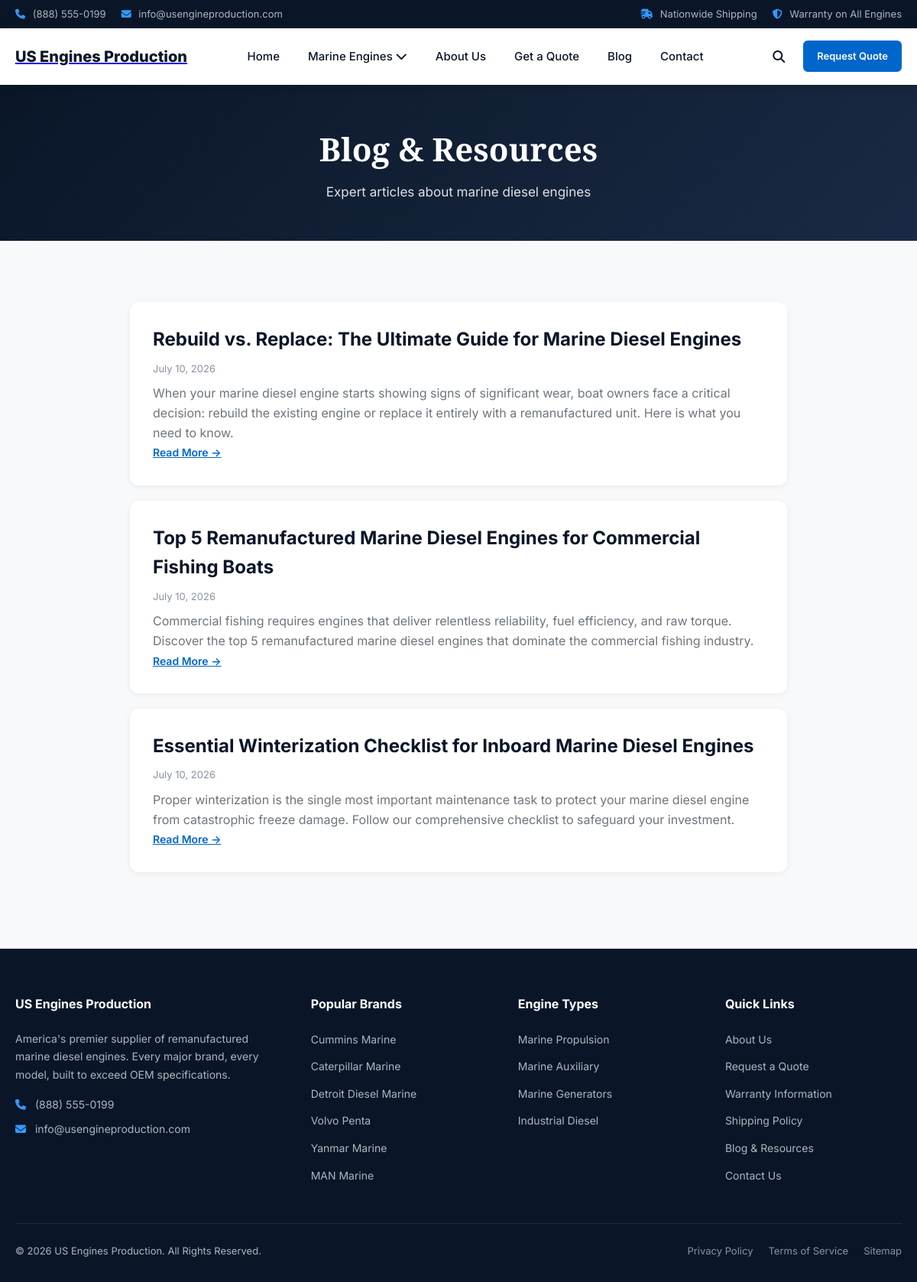
Screenshot of /blog.php with the database file from the repository.
### tables this page shows
CREATE TABLE IF NOT EXISTS site_settings (
    id INT AUTO_INCREMENT PRIMARY KEY,
    setting_key VARCHAR(100) NOT NULL UNIQUE,
    setting_value TEXT,
    setting_type ENUM('text','textarea','image','boolean','number') DEFAULT 'text',
    setting_group VARCHAR(50) DEFAULT 'general',
    updated_at TIMESTAMP DEFAULT CURRENT_TIMESTAMP ON UPDATE CURRENT_TIMESTAMP
);

CREATE TABLE IF NOT EXISTS blog_posts (
    id INT AUTO_INCREMENT PRIMARY KEY,
    title VARCHAR(255) NOT NULL,
    slug VARCHAR(280) NOT NULL UNIQUE,
    content LONGTEXT,
    excerpt TEXT,
    featured_image VARCHAR(255),
    author_id INT,
    status ENUM('draft','published','archived') DEFAULT 'draft',
    meta_title VARCHAR(160),
    meta_description VARCHAR(320),
    views INT DEFAULT 0,
    published_at TIMESTAMP NULL,
    created_at TIMESTAMP DEFAULT CURRENT_TIMESTAMP,
    updated_at TIMESTAMP DEFAULT CURRENT_TIMESTAMP ON UPDATE CURRENT_TIMESTAMP,
    FOREIGN KEY (author_id) REFERENCES admin_users(id) ON DELETE SET NULL
);

### includes/config.php (called while the page is built, shortened)
<?php
$maxRetries = 10;
$retryDelay = 3;
$pdo = null;
for ($i = 0; $i < $maxRetries; $i++) {
    try {
        $pdo = new PDO(
            "mysql:host=" . DB_HOST . ";dbname=" . DB_NAME . ";charset=utf8mb4",
            DB_USER,
            DB_PASS,
            [
                PDO::ATTR_ERRMODE => PDO::ERRMODE_EXCEPTION,
                PDO::ATTR_DEFAULT_FETCH_MODE => PDO::FETCH_ASSOC,
                PDO::ATTR_EMULATE_PREPARES => false
            ]
        );
        break;
    } catch (PDOException $e) {
        if ($i === $maxRetries - 1) {
            die("Database connection failed: " . $e->getMessage());
        }
        sleep($retryDelay);
    }
}
function sanitize($input) {
    return htmlspecialchars(trim($input), ENT_QUOTES, 'UTF-8');
}
function getSetting($key) {
    global $pdo;
    $stmt = $pdo->prepare("SELECT setting_value FROM site_settings WHERE setting_key = ?");
    $stmt->execute([$key]);
    $result = $stmt->fetch();
    return $result ? $result['setting_value'] : '';
}

### blog.php (the view, shortened to what this page needs)
<?php
require_once __DIR__ . '/includes/config.php';
$posts = $pdo->query("SELECT * FROM blog_posts WHERE status = 'published' ORDER BY published_at DESC")->fetchAll();
?>
<!DOCTYPE html>
<html lang="en">
<head>
    <link rel="stylesheet" href="https://cdnjs.cloudflare.com/ajax/libs/font-awesome/6.5.1/css/all.min.css">
    <link rel="stylesheet" href="<?= SITE_URL ?>/assets/css/style.css">
</head>
<body>
    <?php include __DIR__ . '/templates/header.php'; ?>
    <div class="page-header"><div class="container"><h1>Blog & Resources</h1><p>Expert articles about marine diesel engines</p></div></div>
    <section class="section">
        <div class="container" style="max-width:900px;">
            <?php if(empty($posts)): ?>
            <p style="text-align:center;color:var(--gray-600);padding:40px;">Blog posts coming soon. Check back for expert marine diesel engine articles and resources.</p>
            <?php else: ?>
            <?php foreach($posts as $post): ?>
            <article style="background:white;padding:30px;border-radius:12px;margin-bottom:20px;box-shadow:0 2px 8px rgba(0,0,0,0.06);">
                <h2 style="margin-bottom:8px;"><a href="<?= SITE_URL ?>/blog-post.php?slug=<?= $post['slug'] ?>" style="text-decoration:none;color:var(--dark);"><?= sanitize($post['title']) ?></a></h2>
                <p style="color:var(--gray-500);font-size:13px;margin-bottom:10px;"><?= date('F j, Y', strtotime($post['published_at'])) ?></p>
                <p style="color:var(--gray-600);"><?= sanitize($post['excerpt']) ?></p>
                <a href="<?= SITE_URL ?>/blog-post.php?slug=<?= $post['slug'] ?>" style="color:var(--primary);font-weight:600;font-size:14px;">Read More →</a>
            </article>
            <?php endforeach; ?>
            <?php endif; ?>
        </div>
    </section>
    <?php include __DIR__ . '/templates/footer.php'; ?>
</body>
</html>

### templates/header.php (shortened to what this page needs)
<div class="top-bar">
    <div class="container">
        <div class="top-bar-content">
            <div class="top-bar-left">
                <span><i class="fas fa-phone"></i> <?= getSetting('site_phone') ?: '(888) 555-0199' ?></span>
                <span><i class="fas fa-envelope"></i> <?= getSetting('site_email') ?: 'info@usengineproduction.com' ?></span>
            </div>
            <div class="top-bar-right">
                <span><i class="fas fa-shipping-fast"></i> Nationwide Shipping</span>
                <span><i class="fas fa-shield-alt"></i> Warranty on All Engines</span>
            </div>
        </div>
    </div>
</div>
<header class="main-header">
    <div class="container">
        <div class="header-content">
            <a href="<?= SITE_URL ?>/" class="logo">
                <span class="logo-text" style="display:none;">US Engines Production</span>
            </a>
            <nav class="main-nav" id="mainNav">
                <a href="<?= SITE_URL ?>/">Home</a>
                <div class="nav-dropdown">
                    <a href="<?= SITE_URL ?>/products.php">Marine Engines <i class="fas fa-chevron-down"></i></a>
                </div>
                <a href="<?= SITE_URL ?>/about.php">About Us</a>
                <a href="<?= SITE_URL ?>/quote.php">Get a Quote</a>
                <a href="<?= SITE_URL ?>/blog.php">Blog</a>
                <a href="<?= SITE_URL ?>/contact.php">Contact</a>
            </nav>
            <div class="header-actions">
                <a href="<?= SITE_URL ?>/search.php" class="header-search"><i class="fas fa-search"></i></a>
                <a href="<?= SITE_URL ?>/quote.php" class="btn btn-primary btn-sm">Request Quote</a>
            </div>
        </div>
    </div>
</header>

### templates/footer.php (shortened to what this page needs)
<footer class="main-footer">
    <div class="container">
        <div class="footer-grid">
            <div class="footer-col">
                <h4>US Engines Production</h4>
                <p>America's premier supplier of remanufactured marine diesel engines. Every major brand, every model, built to exceed OEM specifications.</p>
                <div class="footer-contact">
                    <p><i class="fas fa-phone"></i> <?= getSetting('site_phone') ?: '(888) 555-0199' ?></p>
                    <p><i class="fas fa-envelope"></i> <?= getSetting('site_email') ?: 'info@usengineproduction.com' ?></p>
                </div>
            </div>
            <div class="footer-col">
                <h4>Popular Brands</h4>
                <ul>
                    <li><a href="<?= SITE_URL ?>/category.php?slug=cummins">Cummins Marine</a></li>
                    <li><a href="<?= SITE_URL ?>/category.php?slug=caterpillar">Caterpillar Marine</a></li>
                    <li><a href="<?= SITE_URL ?>/category.php?slug=detroit-diesel">Detroit Diesel Marine</a></li>
                    <li><a href="<?= SITE_URL ?>/category.php?slug=volvo-penta">Volvo Penta</a></li>
                    <li><a href="<?= SITE_URL ?>/category.php?slug=yanmar">Yanmar Marine</a></li>
                    <li><a href="<?= SITE_URL ?>/category.php?slug=man">MAN Marine</a></li>
                </ul>
            </div>
            <div class="footer-col">
                <h4>Engine Types</h4>
                <ul>
                    <li><a href="<?= SITE_URL ?>/products.php?type=marine_propulsion">Marine Propulsion</a></li>
                    <li><a href="<?= SITE_URL ?>/products.php?type=marine_auxiliary">Marine Auxiliary</a></li>
                    <li><a href="<?= SITE_URL ?>/products.php?type=marine_generator">Marine Generators</a></li>
                    <li><a href="<?= SITE_URL ?>/products.php?type=industrial">Industrial Diesel</a></li>
                </ul>
            </div>
            <div class="footer-col">
                <h4>Quick Links</h4>
                <ul>
                    <li><a href="<?= SITE_URL ?>/about.php">About Us</a></li>
                    <li><a href="<?= SITE_URL ?>/quote.php">Request a Quote</a></li>
                    <li><a href="<?= SITE_URL ?>/warranty.php">Warranty Information</a></li>
                    <li><a href="<?= SITE_URL ?>/shipping.php">Shipping Policy</a></li>
                    <li><a href="<?= SITE_URL ?>/blog.php">Blog & Resources</a></li>
                    <li><a href="<?= SITE_URL ?>/contact.php">Contact Us</a></li>
                </ul>
            </div>
        </div>
        <div class="footer-bottom">
            <p><?= getSetting('footer_text') ?: '© 2026 US Engines Production. All Rights Reserved.' ?></p>
            <div class="footer-links">
                <a href="<?= SITE_URL ?>/privacy.php">Privacy Policy</a>
                <a href="<?= SITE_URL ?>/terms.php">Terms of Service</a>
                <a href="<?= SITE_URL ?>/sitemap.php">Sitemap</a>
            </div>
        </div>
    </div>
</footer>

### assets/css/style.css (style rules this page uses)
:root { --primary: #0066CC; --primary-dark: #004C99; --primary-light: #3399FF; --secondary: #FF6B00; --secondary-dark: #CC5500; --dark: #0A1628; --dark-light: #1A2A44; --dark-medium: #243447; --gray-900: #1a1a2e; --gray-800: #2d2d44; --gray-700: #3d3d5c; --gray-600: #6c757d; --gray-500: #8892a4; --gray-400: #adb5bd; --gray-300: #dee2e6; --gray-200: #e9ecef; --gray-100: #f8f9fa; --white: #ffffff; --success: #28a745; --warning: #ffc107; --danger: #dc3545; --font-primary: 'Inter', -apple-system, BlinkMacSystemFont, sans-serif; --font-heading: 'Playfair Display', Georgia, serif; --shadow-sm: 0 2px 4px rgba(0,0,0,0.1); --shadow-md: 0 4px 12px rgba(0,0,0,0.15); --shadow-lg: 0 8px 30px rgba(0,0,0,0.2); --shadow-xl: 0 20px 60px rgba(0,0,0,0.3); --radius-sm: 6px; --radius-md: 10px; --radius-lg: 16px; --radius-xl: 24px; --transition: all 0.3s ease; }
* { margin: 0; padding: 0; box-sizing: border-box; }
html { scroll-behavior: smooth; }
body { font-family: var(--font-primary); background: var(--gray-100); color: var(--dark); line-height: 1.6; -webkit-font-smoothing: antialiased; }
.container { max-width: 1320px; margin: 0 auto; padding: 0 20px; }
.top-bar { background: var(--dark); color: var(--gray-400); padding: 8px 0; font-size: 13px; }
.top-bar-content { display: flex; justify-content: space-between; align-items: center; flex-wrap: wrap; gap: 10px; }
.top-bar-left, .top-bar-right { display: flex; gap: 20px; align-items: center; }
.top-bar span i { margin-right: 6px; color: var(--primary-light); }
.main-header { background: var(--white); padding: 15px 0; position: sticky; top: 0; z-index: 1000; box-shadow: var(--shadow-md); }
.header-content { display: flex; align-items: center; justify-content: space-between; gap: 30px; }
.logo-text { font-size: 20px; font-weight: 800; color: var(--dark); text-decoration: none; }
.main-nav { display: flex; align-items: center; gap: 5px; }
.main-nav a { text-decoration: none; color: var(--dark); font-weight: 500; padding: 10px 16px; border-radius: var(--radius-sm); transition: var(--transition); font-size: 15px; }
.nav-dropdown { position: relative; }
.header-actions { display: flex; align-items: center; gap: 12px; }
.header-search { width: 40px; height: 40px; display: flex; align-items: center; justify-content: center; border-radius: 50%; color: var(--dark); text-decoration: none; transition: var(--transition); }
.btn { display: inline-flex; align-items: center; justify-content: center; gap: 8px; padding: 12px 24px; border-radius: var(--radius-sm); font-weight: 600; font-size: 15px; text-decoration: none; border: 2px solid transparent; cursor: pointer; transition: var(--transition); white-space: nowrap; }
.btn-primary { background: var(--primary); color: var(--white); border-color: var(--primary); }
.btn-sm { padding: 8px 16px; font-size: 13px; }
.section { padding: 80px 0; }
.main-footer { background: var(--dark); color: var(--gray-400); padding: 60px 0 30px; }
.footer-grid { display: grid; grid-template-columns: 1.5fr 1fr 1fr 1fr; gap: 40px; margin-bottom: 40px; }
.footer-col h4 { color: var(--white); font-size: 16px; font-weight: 700; margin-bottom: 20px; }
.footer-col p { font-size: 14px; line-height: 1.7; margin-bottom: 15px; }
.footer-col ul { list-style: none; }
.footer-col ul li { margin-bottom: 10px; }
.footer-col ul a { color: var(--gray-400); text-decoration: none; font-size: 14px; transition: var(--transition); }
.footer-contact p { margin-bottom: 8px; }
.footer-contact i { margin-right: 8px; color: var(--primary-light); }
.footer-bottom { border-top: 1px solid var(--dark-light); padding-top: 25px; display: flex; justify-content: space-between; align-items: center; flex-wrap: wrap; gap: 15px; }
.footer-bottom p { font-size: 13px; }
.footer-links { display: flex; gap: 20px; }
.footer-links a { color: var(--gray-500); text-decoration: none; font-size: 13px; transition: var(--transition); }
.page-header { background: linear-gradient(135deg, var(--dark) 0%, var(--dark-light) 100%); padding: 50px 0; text-align: center; }
.page-header h1 { font-family: var(--font-heading); font-size: 42px; color: var(--white); margin-bottom: 10px; }
.page-header p { color: var(--gray-300); font-size: 17px; }

### rows the page displays
site_settings: setting_value "(888) 555-0199"
site_settings: setting_value "info@usengineproduction.com"
blog_posts: title "Rebuild vs. Replace: The Ultimate Guide for Marine Diesel Engines", published_at "July 10, 2026", excerpt "When your marine diesel engine starts showing signs of significant wear, boat owners face a critical decision: rebuild the existing engine or replace it entirely with a remanufactured unit. Here is what you need to know."
blog_posts: title "Top 5 Remanufactured Marine Diesel Engines for Commercial Fishing Boats", published_at "July 10, 2026", excerpt "Commercial fishing requires engines that deliver relentless reliability, fuel efficiency, and raw torque. Discover the top 5 remanufactured marine diesel engines that dominate the commercial fishing industry."
blog_posts: title "Essential Winterization Checklist for Inboard Marine Diesel Engines", published_at "July 10, 2026", excerpt "Proper winterization is the single most important maintenance task to protect your marine diesel engine from catastrophic freeze damage. Follow our comprehensive checklist to safeguard your investment."
site_settings: setting_value "© 2026 US Engines Production. All Rights Reserved."
